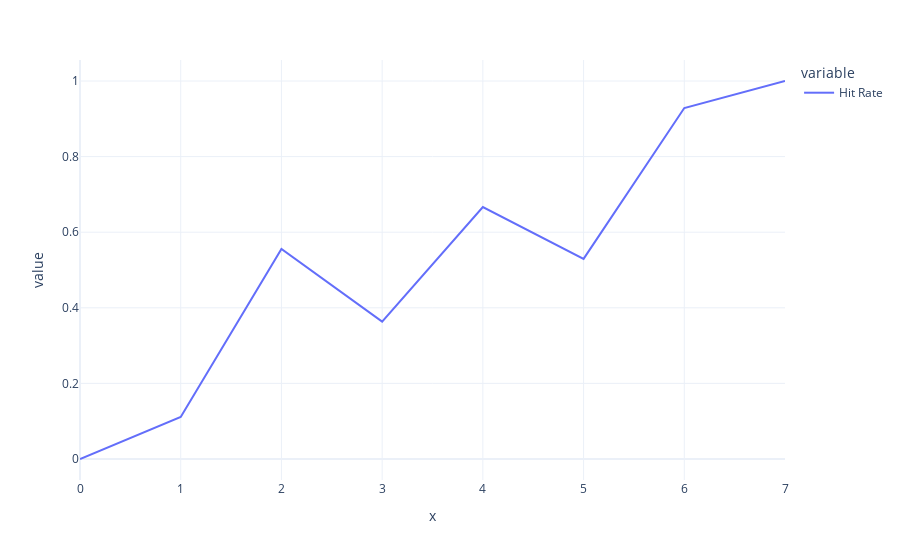

Notebook code cell kept with this figure:
### Code cell
curve = pa.curve(trials)
curve.plot(template="plotly_white")

### Figure 1 — Plotly figure (JSON) as saved in the notebook; plotly's stock layout.template omitted (floating-point values rounded to 4 significant figures)
{"data": [{"hovertemplate": "variable=Hit Rate<br>x=%{x}<br>value=%{y}<extra></extra>", "legendgroup": "Hit Rate", "line": {"color": "#636efa", "dash": "solid"}, "marker": {"symbol": "circle"}, "mode": "lines", "name": "Hit Rate", "orientation": "v", "showlegend": true, "type": "scatter", "x": [0, 1, 2, 3, 4, 5, 6, 7], "xaxis": "x", "y": [0, 0.1111, 0.5556, 0.3636, 0.6667, 0.5294, 0.9286, 1], "yaxis": "y"}], "layout": {"legend": {"title": {"text": "variable"}, "tracegroupgap": 0}, "margin": {"t": 60}, "xaxis": {"anchor": "y", "domain": [0, 1], "title": {"text": "x"}}, "yaxis": {"anchor": "x", "domain": [0, 1], "title": {"text": "value"}}}}
